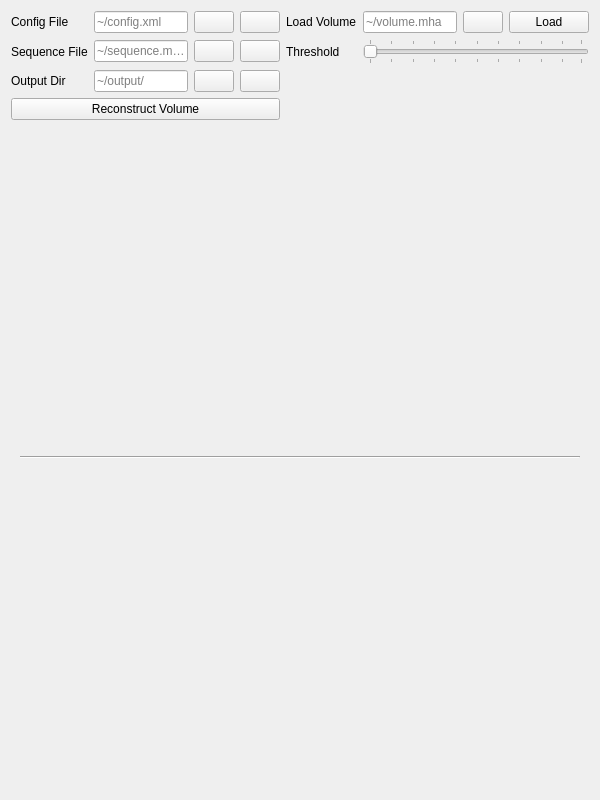
<?xml version="1.0" encoding="UTF-8"?>
<ui version="4.0">
 <class>Form</class>
 <widget class="QWidget" name="Form">
  <property name="geometry">
   <rect>
    <x>0</x>
    <y>0</y>
    <width>600</width>
    <height>800</height>
   </rect>
  </property>
  <property name="windowTitle">
   <string>Form</string>
  </property>
  <layout class="QVBoxLayout" name="verticalLayout_2">
   <item>
    <layout class="QVBoxLayout" name="verticalLayout" stretch="0,3">
     <item>
      <layout class="QGridLayout" name="gridLayout_volume_menu">
       <item row="0" column="5">
        <widget class="QLineEdit" name="lineEdit_volume_volfile">
         <property name="placeholderText">
          <string>~/volume.mha</string>
         </property>
        </widget>
       </item>
       <item row="0" column="2">
        <widget class="QPushButton" name="pushButton_volume_configfileClear">
         <property name="text">
          <string/>
         </property>
         <property name="icon">
          <iconset theme="QIcon::ThemeIcon::EditClear"/>
         </property>
        </widget>
       </item>
       <item row="2" column="0">
        <widget class="QLabel" name="label_3">
         <property name="text">
          <string>Output Dir</string>
         </property>
        </widget>
       </item>
       <item row="2" column="2">
        <widget class="QPushButton" name="pushButton_volume_outputdirClear">
         <property name="text">
          <string/>
         </property>
         <property name="icon">
          <iconset theme="QIcon::ThemeIcon::EditClear"/>
         </property>
        </widget>
       </item>
       <item row="2" column="1">
        <widget class="QLineEdit" name="lineEdit_volume_outputdir">
         <property name="placeholderText">
          <string>~/output/</string>
         </property>
        </widget>
       </item>
       <item row="1" column="2">
        <widget class="QPushButton" name="pushButton_volume_seqfileClear">
         <property name="text">
          <string/>
         </property>
         <property name="icon">
          <iconset theme="QIcon::ThemeIcon::EditClear"/>
         </property>
        </widget>
       </item>
       <item row="0" column="0">
        <widget class="QLabel" name="label">
         <property name="text">
          <string>Config File</string>
         </property>
        </widget>
       </item>
       <item row="0" column="1">
        <widget class="QLineEdit" name="lineEdit_volume_configfile">
         <property name="placeholderText">
          <string>~/config.xml</string>
         </property>
        </widget>
       </item>
       <item row="1" column="1">
        <widget class="QLineEdit" name="lineEdit_volume_seqfile">
         <property name="placeholderText">
          <string>~/sequence.mha</string>
         </property>
        </widget>
       </item>
       <item row="0" column="6">
        <widget class="QPushButton" name="pushButton_volume_volfileBrowse">
         <property name="text">
          <string/>
         </property>
         <property name="icon">
          <iconset theme="QIcon::ThemeIcon::DocumentOpen"/>
         </property>
        </widget>
       </item>
       <item row="1" column="3">
        <widget class="QPushButton" name="pushButton_volume_seqfileBrowse">
         <property name="text">
          <string/>
         </property>
         <property name="icon">
          <iconset theme="QIcon::ThemeIcon::DocumentOpen"/>
         </property>
        </widget>
       </item>
       <item row="2" column="3">
        <widget class="QPushButton" name="pushButton_volume_outputdirBrowse">
         <property name="text">
          <string/>
         </property>
         <property name="icon">
          <iconset theme="QIcon::ThemeIcon::FolderOpen"/>
         </property>
        </widget>
       </item>
       <item row="1" column="4">
        <widget class="QLabel" name="label_7">
         <property name="text">
          <string>Threshold</string>
         </property>
        </widget>
       </item>
       <item row="3" column="0" colspan="4">
        <widget class="QPushButton" name="pushButton_volume_reconstruct">
         <property name="text">
          <string>Reconstruct Volume</string>
         </property>
        </widget>
       </item>
       <item row="1" column="0">
        <widget class="QLabel" name="label_2">
         <property name="text">
          <string>Sequence File</string>
         </property>
        </widget>
       </item>
       <item row="0" column="3">
        <widget class="QPushButton" name="pushButton_volume_configfileBrowse">
         <property name="text">
          <string/>
         </property>
         <property name="icon">
          <iconset theme="QIcon::ThemeIcon::DocumentOpen"/>
         </property>
        </widget>
       </item>
       <item row="0" column="4">
        <widget class="QLabel" name="label_4">
         <property name="text">
          <string>Load Volume</string>
         </property>
        </widget>
       </item>
       <item row="0" column="7">
        <widget class="QPushButton" name="pushButton_volume_volload">
         <property name="text">
          <string>Load</string>
         </property>
        </widget>
       </item>
       <item row="1" column="5" colspan="3">
        <widget class="QSlider" name="horizontalSlider_volume_threshold">
         <property name="orientation">
          <enum>Qt::Orientation::Horizontal</enum>
         </property>
         <property name="tickPosition">
          <enum>QSlider::TickPosition::TicksBothSides</enum>
         </property>
        </widget>
       </item>
      </layout>
     </item>
     <item>
      <widget class="QWidget" name="widget_volume_scatter" native="true">
       <layout class="QVBoxLayout" name="verticalLayout_4">
        <item>
         <widget class="Line" name="line">
          <property name="orientation">
           <enum>Qt::Orientation::Horizontal</enum>
          </property>
         </widget>
        </item>
        <item>
         <layout class="QVBoxLayout" name="verticalLayout_volume_scatter"/>
        </item>
       </layout>
      </widget>
     </item>
    </layout>
   </item>
  </layout>
 </widget>
 <resources/>
 <connections/>
</ui>
